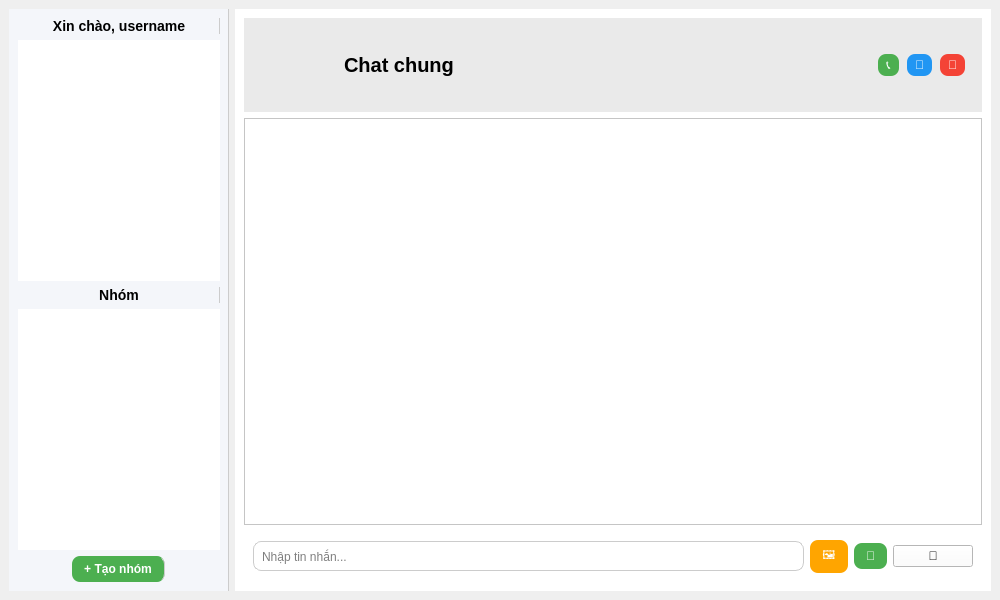
<?xml version="1.0" encoding="UTF-8"?>
<ui version="4.0">
 <class>ChatWindow</class>
 <widget class="QMainWindow" name="ChatWindow">
  <property name="geometry">
   <rect>
    <x>0</x>
    <y>0</y>
    <width>1000</width>
    <height>600</height>
   </rect>
  </property>
  <property name="windowTitle">
   <string>Chat Application</string>
  </property>
  <widget class="QWidget" name="centralwidget">
   <layout class="QHBoxLayout" name="mainLayout">

    <!-- ===== Left Panel (Danh sách bạn bè / nhóm) ===== -->
    <item>
     <widget class="QFrame" name="leftPanel">
      <property name="minimumSize">
        <size>
         <width>220</width>
         <height>20</height>
        </size>
       </property>
       <property name="maximumSize">
        <size>
         <width>220</width>
         <height>16777215</height>
        </size>
       </property>
      <property name="styleSheet">
       <string notr="true">
        background-color: #F4F6FA;
        border-right: 1px solid #CCCCCC;
       </string>
      </property>
      <layout class="QVBoxLayout" name="leftLayout">
       <item>
        <widget class="QLabel" name="userLabel">
         <property name="text">
          <string>Xin chào, username</string>
         </property>
         <property name="alignment">
          <set>Qt::AlignCenter</set>
         </property>
         <property name="styleSheet">
          <string notr="true">font-weight: bold; font-size: 14px;</string>
         </property>
        </widget>
       </item>
       <item>
        <widget class="QListWidget" name="userList">
         <property name="styleSheet">
          <string notr="true">
           QListWidget {
            background: white;
            border: none;
           }
           QListWidget::item:selected {
            background-color: #4A90E2;
            color: white;
           }
          </string>
         </property>
        </widget>
       </item>
       <item>
           <widget class="QLabel" name="groupLabel">
               <property name="text"><string>Nhóm</string></property>
               <property name="alignment">
                   <set>Qt::AlignCenter</set>
               </property>
               <property name="styleSheet">
                   <string notr="true">font-weight: bold; font-size: 14px;</string>
               </property>
           </widget>
       </item>
       <item>
           <widget class="QListWidget" name="groupList">
               <property name="styleSheet">
                   <string notr="true">
                       QListWidget {
                           background: white;
                           border: none;
                       }
                       QListWidget::item:selected {
                           background-color: #4A90E2;
                           color: white;
                       }
                   </string>
               </property>
           </widget>
       </item>
       <item alignment="Qt::AlignHCenter">
        <widget class="QPushButton" name="btnCreateGroup">
         <property name="text">
          <string>+ Tạo nhóm</string>
         </property>
         <property name="styleSheet">
          <string notr="true">
           QPushButton {
            background-color: #4CAF50;
            color: white;
            border-radius: 8px;
            padding: 6px 12px;
            font-weight: bold;
           }
           QPushButton:hover {
            background-color: #45A049;
           }
          </string>
         </property>
        </widget>
       </item>
      </layout>
     </widget>
    </item>

    <!-- ===== Right Panel (Khu chat) ===== -->
    <item>
     <widget class="QFrame" name="chatPanel">
      <property name="styleSheet">
       <string notr="true">
        background-color: #FFFFFF;
       </string>
      </property>
      <layout class="QVBoxLayout" name="chatLayout">
       <!-- Thanh tiêu đề -->
       <item>
        <widget class="QFrame" name="chatHeader">
         <property name="styleSheet">
          <string notr="true">
           background-color: #EAEAEA;
           padding: 8px;
          </string>
         </property>
         <layout class="QHBoxLayout" name="headerLayout">
          <property name="spacing">
           <number>10</number>
          </property>

          <!-- Bên trái: avatar + tên -->
          <item>
           <layout class="QHBoxLayout" name="leftHeaderLayout">
            <property name="spacing"><number>10</number></property>
            <item>
             <widget class="QLabel" name="chatAvatar">
              <property name="minimumSize"><size><width>60</width><height>60</height></size></property>
              <property name="maximumSize"><size><width>60</width><height>60</height></size></property>
              <property name="scaledContents"><bool>true</bool></property>
              <property name="styleSheet"><string notr="true">border-radius: 30px;</string></property>
             </widget>
            </item>
            <item>
             <widget class="QLabel" name="chatTitle">
              <property name="text"><string>Chat chung</string></property>
              <property name="alignment"><set>Qt::AlignVCenter</set></property>
              <property name="styleSheet"><string notr="true">font-size: 20px; font-weight: bold;</string></property>
             </widget>
            </item>
           </layout>
          </item>

          <!-- Spacer giữa trái/phải -->
          <item>
           <spacer name="headerSpacer">
            <property name="orientation"><enum>Qt::Horizontal</enum></property>
            <property name="sizeHint"><size><width>40</width><height>20</height></size></property>
           </spacer>
          </item>

          <!-- Bên phải: các nút -->
          <item>
           <layout class="QHBoxLayout" name="rightHeaderLayout">
            <property name="spacing"><number>8</number></property>
            <item>
             <widget class="QPushButton" name="btnCall">
              <property name="text"><string>📞</string></property>
              <property name="styleSheet">
               <string notr="true">
                QPushButton { background-color: #4CAF50; color: white; border-radius: 8px; padding: 4px 8px; }
                QPushButton:hover { background-color: #45A049; }
               </string>
              </property>
             </widget>
            </item>
            <item>
             <widget class="QPushButton" name="btnVideo">
              <property name="text"><string>🎥</string></property>
              <property name="styleSheet">
               <string notr="true">
                QPushButton { background-color: #2196F3; color: white; border-radius: 8px; padding: 4px 8px; }
                QPushButton:hover { background-color: #1976D2; }
               </string>
              </property>
             </widget>
            </item>
            <item>
             <widget class="QPushButton" name="btnLeaveGroup">
              <property name="text"><string>🚪</string></property>
              <property name="styleSheet">
               <string notr="true">
                QPushButton { background-color: #f44336; color: white; border-radius: 8px; padding: 4px 8px; }
                QPushButton:hover { background-color: #d32f2f; }
               </string>
              </property>
             </widget>
            </item>
           </layout>
          </item>
         </layout>
        </widget>
       </item>

       <!-- Khu hiển thị tin nhắn -->
       <item>
        <widget class="QScrollArea" name="scrollArea">
         <property name="widgetResizable">
          <bool>true</bool>
         </property>
         <widget class="QWidget" name="scrollContent">
          <layout class="QVBoxLayout" name="chatMessages">
           <property name="spacing">
            <number>6</number>
           </property>
          </layout>
         </widget>
        </widget>
       </item>

       <!-- Thanh nhập tin nhắn -->
       <item>
        <widget class="QFrame" name="inputFrame">
         <layout class="QHBoxLayout" name="inputLayout">
          <item>
           <widget class="QLineEdit" name="messageInput">
            <property name="placeholderText">
             <string>Nhập tin nhắn...</string>
            </property>
            <property name="styleSheet">
             <string notr="true">
              border: 1px solid #CCCCCC;
              border-radius: 8px;
              padding: 6px;
             </string>
            </property>
           </widget>
          </item>
          <item>
           <widget class="QPushButton" name="btnImage">
            <property name="text">
             <string>🖼️</string>
            </property>
            <property name="styleSheet">
             <string notr="true">
              QPushButton {
               background-color: #FFA500;
               color: white;
               border-radius: 8px;
               padding: 6px 12px;
              }
              QPushButton:hover {
               background-color: #FFB733;
              }
             </string>
            </property>
           </widget>
          </item>
          <item>
           <widget class="QPushButton" name="btnFile">
            <property name="text">
             <string>📁</string>
            </property>
            <property name="styleSheet">
             <string notr="true">
              QPushButton {
               background-color: #4CAF50;
               color: white;
               border-radius: 8px;
               padding: 6px 12px;
              }
              QPushButton:hover {
               background-color: #45A049;
              }
             </string>
            </property>
           </widget>
          </item>
          <item>
           <widget class="QPushButton" name="btnVoice">
            <property name="text">
             <string>🎤</string>
            </property>
           </widget>
          </item>
         </layout>
        </widget>
       </item>

      </layout>
     </widget>
    </item>

   </layout>
  </widget>
 </widget>
 <resources/>
 <connections/>
</ui>
